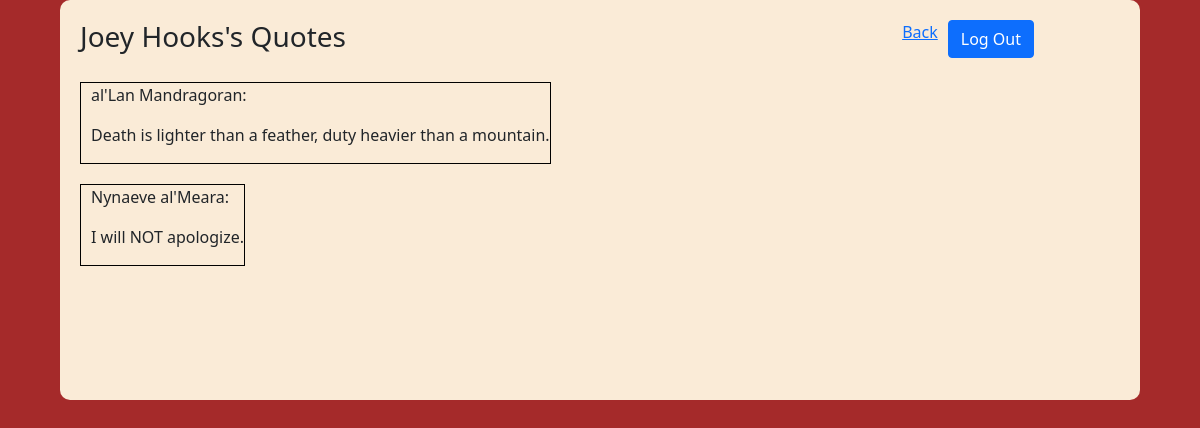
Page /user/1 on the committed database.
### favorite_quotes_app/models.py (models this page shows)
class User(models.Model):
    f_name = models.CharField(max_length=40)
    l_name = models.CharField(max_length=40)
    email = models.EmailField(max_length=40)
    pw = models.CharField(max_length=40)
    created_at = models.DateTimeField(auto_now_add=True)
    updated_at = models.DateTimeField(auto_now=True)
    objects = UserManager()

class Quote(models.Model):
    quote_txt = models.TextField()
    attr_author = models.CharField(max_length=40, null=True)
    uploaded_by = models.ForeignKey(User, related_name="uploaded_quotes", on_delete=models.CASCADE)
    users_who_like = models.ManyToManyField(User, related_name="liked_quotes")
    created_at = models.DateTimeField(auto_now_add=True)
    updated_at = models.DateTimeField(auto_now=True)
    objects = UserManager()

### favorite_quotes_app/views.py (the view)
# urls.py: path('user/<int:user_id>', views.view_other_user),
def view_other_user(request, user_id):
    context = {
        'user':User.objects.get(id=user_id),
        'quotes':Quote.objects.all()
    }
    return render(request, "view_other_user.html", context)

### favorite_quotes_app/templates/view_other_user.html (shortened to what this page needs)
<!DOCTYPE html>
<html lang="en">
<head>
    {% load static %}
    <link href="https://cdn.jsdelivr.net/npm/bootstrap@5.1.3/dist/css/bootstrap.min.css" rel="stylesheet">
    <link rel="stylesheet" href="{% static 'css/style.css'%}">
</head>
<body>
    <div id="wrapper4">
        <div id="top-part4">
            <h3>{{user.f_name}} {{user.l_name}}'s Quotes</h3>
            <div class="btn-a-group">
                <a href="/dashboard">Back</a>
                <form action="/log_out">
                    <button class="btn btn-primary">Log Out</button>
                </form>
            </div>
        </div>
        {% for quote in quotes %}
        {% if quote in user.uploaded_quotes.all %}
            <div class="add-border">
                <p>{{quote.attr_author}}: </p>
                <p>{{quote.quote_txt}}</p>
            </div>
            {% endif %}
            {% endfor %}
    </div>
</body>
</html>

### favorite_quotes_app/static/css/style.css (style rules this page uses)
* { box-sizing: border-box; margin: 0px; padding: 0px; }
body { background-color: brown; }
.add-border { border: 1px solid black; padding: 0 0 0 10px; margin-top: 20px; }
.btn-a-group { display: flex; flex-direction: row; }
.btn-a-group button { margin-left: 10px; }
#wrapper4 { width: 90%; min-height: 400px; padding: 20px 0 30px 20px; margin: 0 auto; display: flex; flex-direction: column; align-items: flex-start; background-color: antiquewhite; border-radius: 10px; }
#top-part4 { width: 90%; display: flex; justify-content: space-between; }

### rows in the picture
User: f_name "Joey", l_name "Hooks"
Quote: attr_author "al'Lan Mandragoran", quote_txt "Death is lighter than a feather, duty heavier than a mountain."
Quote: attr_author "Nynaeve al'Meara", quote_txt "I will NOT apologize."
